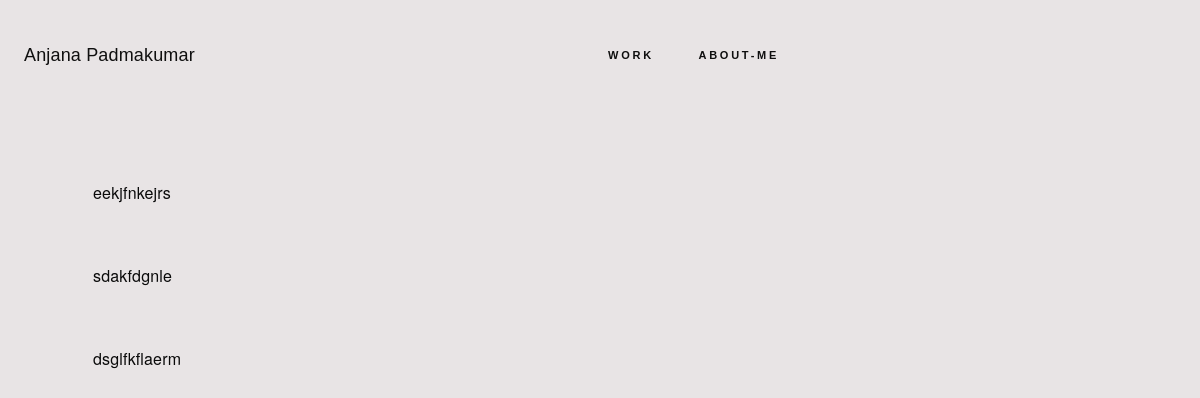
Page /know-sth-about-me/ on the earlier database version.
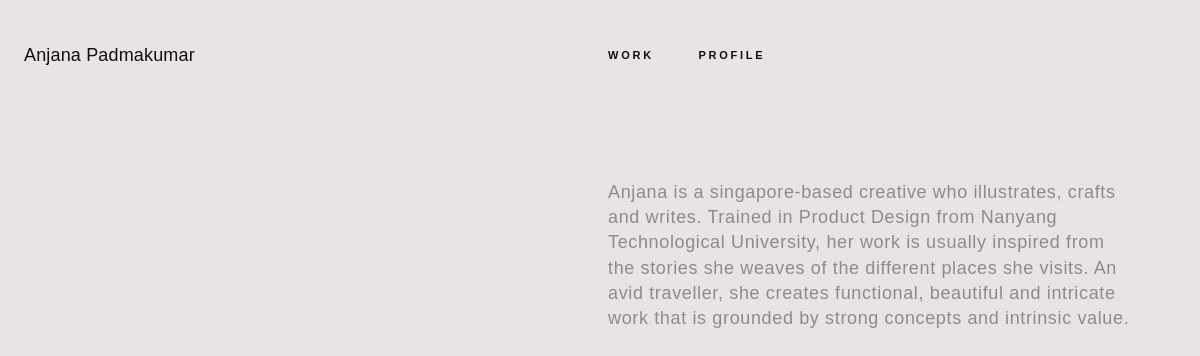
Same page on the later database version.
### singlepage/models.py (models this page shows, shortened)
class Singlepage(models.Model):
    title = models.CharField(max_length=250, help_text=u'Max 250 characters')
    slug = models.SlugField(help_text=u'Suggested value automatically generated from title. Must be unique.')
    display_word = models.CharField(max_length=50, help_text=u'Max 50 characters. Displayed in the header.')
    body = models.TextField()
    body_html = models.TextField(editable=False, blank=True)

### singlepage/views.py (the view)
# urls.py: url(r'^(?P<slug>[-\w]+)/$', views.single_page, name='single_page'),
def single_page(request, slug):
    singlepage = get_object_or_404(Singlepage, slug=slug)
    return render_to_response('singlepage/single_page.html', {'singlepage': singlepage}, context_instance=RequestContext(request))

### blog/custom_context_processor.py (called while the page is built, shortened)
def tag_cloud(request):
    MAX_WEIGHT = 5
    tag_list = Tag.objects.usage_for_model(Entry, counts = True)
    return {'tag_list':tag_list}

### singlepage/custom_context_processor.py (called while the page is built)
def singlepages(request):
    singlepages = Singlepage.objects.all()
    return {'singlepages': singlepages}

### templates/singlepage/single_page.html (shortened to what this page needs)
{% extends 'singlepage/single_base.html' %}
{% block main-content %}
<div class="row">
        <div class="columns medium-6">
        </div>
        <div class="columns medium-6">
                <div class="content">
                        {{singlepage.body|safe}}
                </div>
        </div>
</div>
{% endblock %}

### templates/base.html (shortened to what this page needs)
<html>
	<head>
		<link rel="stylesheet" href="/static/css/style.css" />
	</head>
  <body>
    <div class="container">
        <div class="cbp-af-header">
			<div class="cbp-af-inner">
				<header class="header">
                    <div class="row">
                        <div class="small-5 medium-6 large-6 columns">
                            <div class="anjana_name"><a href={% url 'art:art_home' %} class="link">Anjana Padmakumar</a></div>
                        </div>
                        <div class="columns small-7 medium-6 header__nav large-6">
                            <nav class="nav_links">
                                <a class="nav_link" href={% url 'art:art_home' %}>WORK</a>
                                {% for page in singlepages %}
                                <a class="nav_link" href={% url 'singlepage:single_page' slug=page.slug %}>{{page.display_word}}</a>
                                {% endfor %}
                            </nav>
                        </div>
                    </div>
                </header>
			</div>
    	</div>
        <div class="scene scene_top clearfix">
            <div class="promo_area row">
            </div>
        </div>
        <div class="scene_artwork">
            <div class="artwork row">
                {% block content %} {% endblock %}
            </div>
        </div>
    </div>
  </body>
</html>

Differences in the rows shown:
changed Singlepage: display_word "ABOUT-ME" → "PROFILE"; body "eekjfnkejrs sdakfdgnle dsglfkflaerm" → "Anjana is a singapore-based creative who illustrates, crafts and writes. Trained in Product Design from Nanyang Technological University, her work is usually inspired from the stories she weaves of the different places she visits. An avid traveller, she creates functional, beautiful and intricate work that is grounded by strong concepts and intrinsic value."
